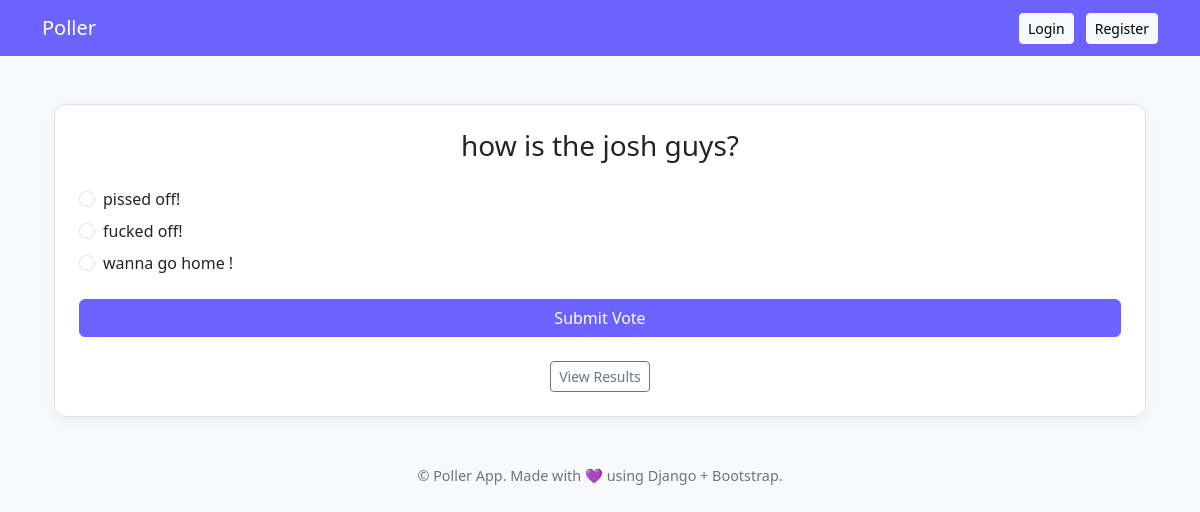
Page /poll/4/ on the committed database.
### poll/models.py (models this page shows)
class Poll(models.Model):
    question = models.CharField(max_length=255)
    created_by = models.ForeignKey(User, on_delete=models.CASCADE)
    created_at = models.DateTimeField(auto_now_add=True)
    expires_at = models.DateTimeField(null=True)
    def get_choices(self):
        return self.option_set.all()

class Option(models.Model):
    poll = models.ForeignKey(Poll, on_delete=models.CASCADE)
    text = models.CharField(max_length=255)

### poll/views.py (the view)
# urls.py: path('poll/<int:pk>/', PollDetailView.as_view(), name='poll_detail'),
class PollDetailView(DetailView):
    model = Poll
    template_name = "poll/poll_detail.html"
    context_object_name = "poll"

### templates/poll/poll_detail.html (shortened to what this page needs)
{% extends "base.html" %}
{% block content %}
<div class="container mt-5">
  <div class="card p-4">
    <h3 class="card-title text-center mb-4">{{ poll.question }}</h3>
    <form method="post" action="{% url 'vote' poll.id %}">
      {% for choice in poll.get_choices %}
        <div class="form-check mb-2">
          <input class="form-check-input" type="radio" name="choice" id="choice{{ choice.id }}" value="{{ choice.id }}">
          <label class="form-check-label" for="choice{{ choice.id  }}">
            {{ choice.text }}
          </label>
        </div>
      {% endfor %}
      <button type="submit" class="btn btn-primary w-100 mt-3">Submit Vote</button>
    </form>
    <div class="text-center mt-4">
      <a href="{% url 'poll_result' poll.id %}" class="btn btn-outline-secondary btn-sm">View Results</a>
    </div>
  </div>
</div>
{% endblock %}

### static/index.css (style rules this page uses)
body { background-color: #f8f9fa; color: #343a40; font-family: "Segoe UI", sans-serif; }
.btn-primary { background-color: #6c63ff; border-color: #6c63ff; }
.card { border: 1px solid #dee2e6; border-radius: 12px; box-shadow: 0 4px 12px rgba(0, 0, 0, 0.05); }

### rows in the picture
Poll: question "how is the josh guys?"
Option: text "pissed off!"
Option: text "fucked off!"
Option: text "wanna go home !"
